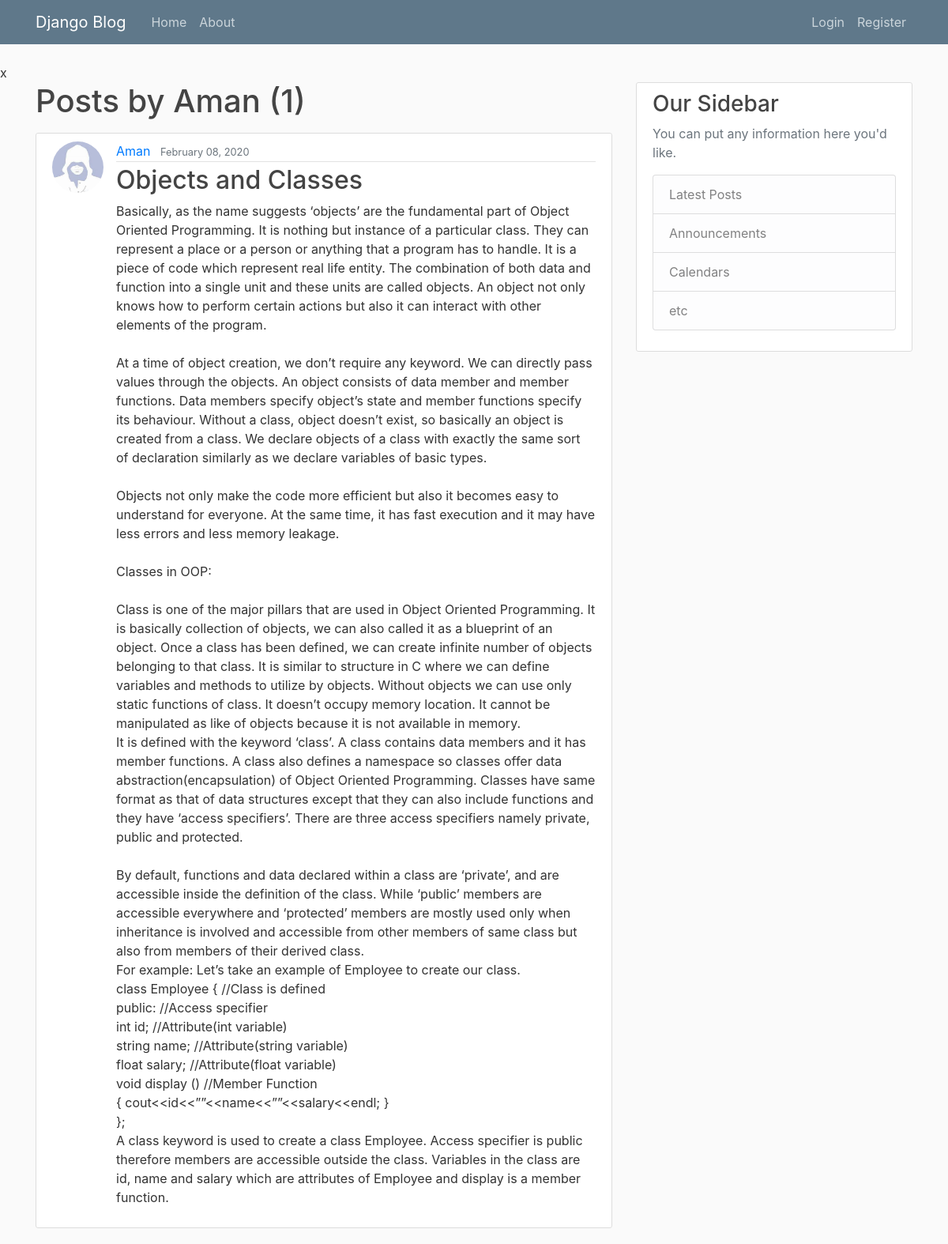
Screenshot of /user/Aman with the database file from the repository.
### blog/models.py (models this page shows, shortened)
class Post(models.Model):
    title = models.CharField(max_length=100)
    content = models.TextField()
    date = models.DateTimeField(default=timezone.now)
    author = models.ForeignKey(User,on_delete= models.CASCADE)

### users/models.py (models this page shows, shortened)
class Profile(models.Model):
    user = models.OneToOneField(User, on_delete=models.CASCADE) #cascade means if user is deleted, profile is deleted too
    image = models.ImageField(default='default.jpg',upload_to='profile_pics')

### blog/views.py (the view)
# urls.py: path('user/<str:username>', UserPostListView.as_view(), name = 'user-posts'),
class UserPostListView(ListView):
    model = Post
    template_name = 'blog/user_posts.html' #<app>/<model>_<viewpoint>.html
    context_object_name = 'posts'
    paginate_by = 5
    def get_queryset(self):
        user = get_object_or_404(User, username = self.kwargs.get('username'))
        return Post.objects.filter(author = user).order_by('date')

### blog/templates/blog/user_posts.html (shortened to what this page needs)
{%extends "blog/base.html" %}
{%block content%}
        <h1 class="mb-3">Posts by {{view.kwargs.username}} ({{page_obj.paginator.count}})</h1>
    {%for post in posts%}
        <article class="media content-section back">
            <img class= "rounded-circle article-img" src="{{post.author.profile.image.url}}">
          <div class="media-body">
            <div class="article-metadata">
              <a class="mr-2" href="{%url 'user-posts' post.author.username%}">{{ post.author }}</a>
              <small class="text-muted">{{ post.date|date:"F d, Y" }}</small>
            </div>
            <h2><a class="article-title" href="{%url 'post-detail' post.id %}">{{ post.title }}</a></h2>
            <p class="article-content">{{ post.content }}</p>
          </div>
        </article>
    {%endfor%}
{%endblock content%}

### blog/static/blog/main.css (style rules this page uses)
body { background: #fafafa; color: #333333; margin-top: 5rem; }
h1, h2, h3, h4, h5, h6 { color: #444444; }
.content-section { background: #ffffff; padding: 10px 20px; border: 1px solid #dddddd; border-radius: 3px; margin-bottom: 20px; }
.article-title { color: #444444; }
.article-content { white-space: pre-line; }
.article-img { height: 65px; width: 65px; margin-right: 16px; }
.article-metadata { padding-bottom: 1px; margin-bottom: 4px; border-bottom: 1px solid #e3e3e3 }

### rows the page displays
Post: author.profile.image (placeholder picture), author "Aman", date "February 08, 2020", title "Objects and Classes", content "Basically, as the name suggests ‘objects’ are the fundamental part of Object Oriented Programming. It is nothing but instance of a particular class. They can represent a place or a person or anything that a program has to handle. It is a piece of code which represent real life entity. The combination of both data and function into a single unit and these units are called objects. An object not only knows how to perform certain actions but also it can interact with other elements of the program. At a time of object creation, we don’t require any keyword. We can directly pass values through the objects. An object consists of data member and member functions. Data members specify object’s…"

### other values shown
{{ view.kwargs.username }} "Aman"
{{ page_obj.paginator.count }} "1"
